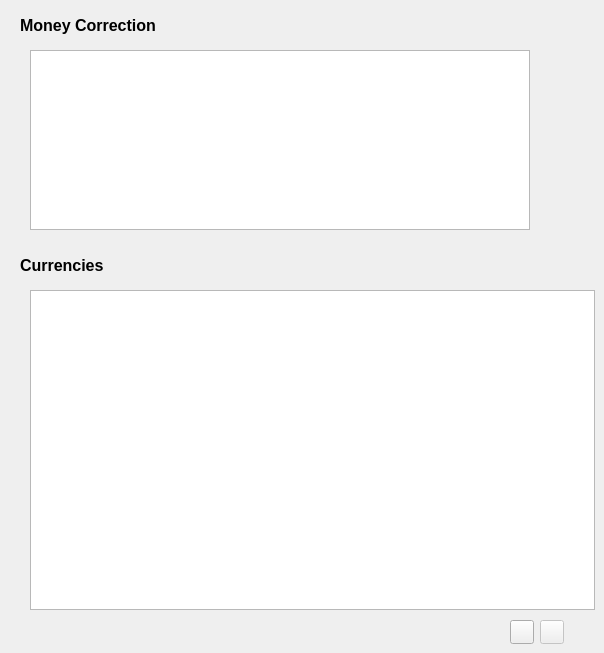
    <widget class="QWidget" name="page_Settings">
     <widget class="QTableView" name="tableView_Currency">
      <property name="geometry">
       <rect>
        <x>30</x>
        <y>290</y>
        <width>565</width>
        <height>320</height>
       </rect>
      </property>
     </widget>
     <widget class="QLabel" name="label_Currencies">
      <property name="geometry">
       <rect>
        <x>20</x>
        <y>250</y>
        <width>121</width>
        <height>31</height>
       </rect>
      </property>
      <property name="font">
       <font>
        <pointsize>12</pointsize>
        <bold>true</bold>
       </font>
      </property>
      <property name="text">
       <string>Currencies</string>
      </property>
      <property name="alignment">
       <set>Qt::AlignLeading|Qt::AlignLeft|Qt::AlignVCenter</set>
      </property>
     </widget>
     <widget class="QPushButton" name="pushButton_DeleteCurrency">
      <property name="enabled">
       <bool>false</bool>
      </property>
      <property name="geometry">
       <rect>
        <x>540</x>
        <y>620</y>
        <width>24</width>
        <height>24</height>
       </rect>
      </property>
      <property name="text">
       <string/>
      </property>
      <property name="icon">
       <iconset>
        <normaloff>../../Custom_Icons/DeleteRow.png</normaloff>../../Custom_Icons/DeleteRow.png</iconset>
      </property>
      <property name="iconSize">
       <size>
        <width>32</width>
        <height>32</height>
       </size>
      </property>
     </widget>
     <widget class="QPushButton" name="pushButton_AddCurrency">
      <property name="geometry">
       <rect>
        <x>510</x>
        <y>620</y>
        <width>24</width>
        <height>24</height>
       </rect>
      </property>
      <property name="text">
       <string/>
      </property>
      <property name="icon">
       <iconset>
        <normaloff>../../Custom_Icons/AddRow.png</normaloff>../../Custom_Icons/AddRow.png</iconset>
      </property>
      <property name="iconSize">
       <size>
        <width>32</width>
        <height>32</height>
       </size>
      </property>
     </widget>
     <widget class="QLabel" name="label_MoneyCorrection">
      <property name="geometry">
       <rect>
        <x>20</x>
        <y>10</y>
        <width>291</width>
        <height>31</height>
       </rect>
      </property>
      <property name="font">
       <font>
        <pointsize>12</pointsize>
        <bold>true</bold>
       </font>
      </property>
      <property name="text">
       <string>Money Correction</string>
      </property>
      <property name="alignment">
       <set>Qt::AlignLeading|Qt::AlignLeft|Qt::AlignVCenter</set>
      </property>
     </widget>
     <widget class="QTableView" name="tableView_Money_Correction">
      <property name="geometry">
       <rect>
        <x>30</x>
        <y>50</y>
        <width>500</width>
        <height>180</height>
       </rect>
      </property>
     </widget>
    </widget>
